Frame 1 (no input): blank canvas, image omitted
Frame 60 (no input): blank canvas, image omitted
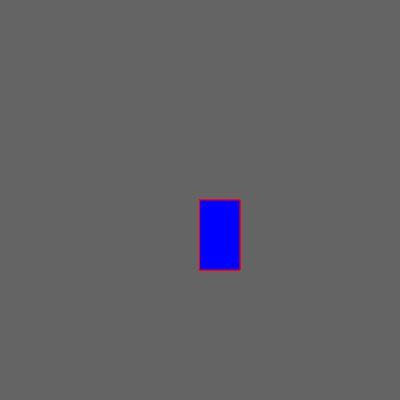
Frame 120 (the mouse pressed at the canvas centre since frame 60)

The p5.js sketch whose frames 1 and 60 were blank and that drew this single picture after the mouse press (run headless with seeded random() and noise() and a simulated clock; from frame 60 on, the mouse is pressed at the canvas centre):

// p5.js sketch
// ── sketch.js
function setup() {
    createCanvas(400, 400);
  background(100);
  
  }
  
  function draw() {
    
  if(mouseIsPressed){
    rect(mouseX,mouseY,40,70);
    
  }
    
    
  stroke("red")
  fill("blue")
  
  }
